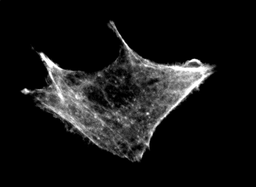
#> input picture Dados_image/FIBRO CITO T0 COL/FIBRO CITO COL1 63X 1.3 2D T00-1.png, 256 x 187 px, shrunk from 580 x 424 before the run; its folder holds only this picture in this run
$ jupyter execute metricas.ipynb
#> lines starting #> are read from the running program, lines starting #| are printed output that depends on the picture; after the words box and inside, x2 and y2 are one past the last pixel; in counts of white or black regions, pixels touching at a corner belong together
### tools.py
import cv2
import numpy as np
from skimage.filters import threshold_otsu
import pandas as pd
import networkx as nx

# [32 lines left out: functions calculate_entropy, max_entropy_threshold, not called in this run]

def th_otsu(image):
    """
    Apply Otsu's thresholding method to the image.

    Args:
    - image (numpy.ndarray): Input grayscale image.

    Returns:
    - numpy.ndarray: Binary image after Otsu's thresholding.
    """
    thresh_value = threshold_otsu(image)
    binary = image > thresh_value
    return (np.array(binary, dtype=int)) * 255

def gray(image):
    """
    Convert a BGR image to grayscale.

    Args:
    - image (numpy.ndarray): Input BGR image.

    Returns:
    - numpy.ndarray: Grayscale image.
    """
    return cv2.cvtColor(image, cv2.COLOR_BGR2GRAY)

# [6 lines left out: function viz, not called in this run]

def viz2 (N,L):
    '''
    Return the neighbors of the site N for a lattice with horizontal shape L.
    '''
    k=[N-L,N+L,N+1,N-1,N-L+1,N-L-1,N+L+1,N+L-1]
    return k

def nodEdg(Image):
    '''
    Return a dictionary with the lattice positions of the nodes, an data frame with source and target connection
    between the nodes and the nodes.
    '''
    L=Image.shape[1]
    edges=[]

    Npos=np.where(Image == 255)
    Nodes=Npos[0]*L+Npos[1]
    Spos=np.flip(Npos,axis=0)
    Spos[1]= Image.shape[1] - Spos[1]
    dic= dict(zip(Nodes, zip(*Spos)))

    for i in range (len(Nodes)):
        nb=viz2(Nodes[i],L)           #viz-primeiros vizinhos  viz2-primeiros e segundos vizinhos
        for j in range (len(nb)):
            if nb[j] in Nodes:
                if (nb[j],Nodes[i]) not in edges:
                    edges.append((Nodes[i],nb[j]))
    df=pd.DataFrame()
    df['source'] = np.array(edges)[:,0]
    df['target'] = np.array(edges)[:,1]

    return dic,df,Nodes

# [9 lines left out: function connected_component_subgraphs, not called in this run]

### metricas.ipynb
[cell 1]
import networkx as nx
from tools import *
import matplotlib.pyplot as plt
from skimage.morphology import skeletonize
import glob
from tqdm import tqdm
from skimage.filters import sato
plt.style.use('JHStyleBold.mplstyle')

[cell 2]
path_img_folder = ["./Dados_image/FIBRO CITO T0 COL/","./Dados_image/FIBRO CITO T10 COL/","./Dados_image/FIBRO CITO T20 COL/","./Dados_image/FIBRO CITO T30 COL/"]
count_folder = 0

# Inicialize listas para armazenar matrizes
all_count_nodes_imgs = []
all_average_degree = []
all_global_average_clustering = []
all_eccentricity = []

for folder_path in path_img_folder:
    # Configurações de diretórios
    folder_original = glob.glob(path_img_folder[count_folder] + "*")
    count = 0

    count_nodes_imgs = np.zeros(len(folder_original))
    average_degree = np.zeros(len(folder_original))
    global_average_clustering = np.zeros(len(folder_original))
    eccentricity = np.zeros(len(folder_original))

    for img_path  in tqdm(folder_original):
        img = gray(cv2.imread(img_path ))
        img_sato = sato(img, sigmas = [2])
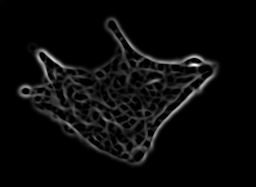
#> img_sato: shape (187, 256) float64; min 0, max 69.27, mean 2.9; drawn with min black and max white
        img_th = th_otsu(img_sato)
#> in th_otsu, `thresh_value = threshold_otsu(image)`: thresh_value = 9.61
#> in th_otsu, `binary = image > thresh_value`:
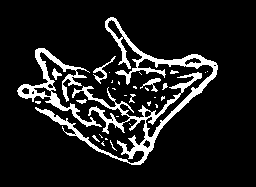
#> binary: shape (187, 256) bool; 11.6% white; 31 white regions (21 under 20 px), largest, box (x1, y1, x2, y2) and area: (35, 17, 218, 165) 3747, (17, 48, 102, 127) 1284, (93, 56, 116, 84) 124
        sk = skeletonize(img_th,  method= 'zhang').astype(int)*255
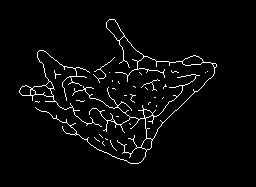
#> sk: shape (187, 256) int64; 3.3% white in thin lines or dots, all inside (x1, y1, x2, y2) = (19, 19, 217, 164)

        dic,edges,nodes=nodEdg(sk)
#> in nodEdg, `Npos=np.where(Image == 255)`: Npos = 1582 positions, rows 19 to 163, columns 19 to 216
#> in nodEdg, `Nodes=Npos[0]*L+Npos[1]`: Nodes = 1582 values from 4973 to 41866
#> in nodEdg, `dic= dict(zip(Nodes, zip(*Spos)))`: dic = 1582 items
#> the loop in nodEdg, `for i in range (len(Nodes)):` made 1582 passes
#> nb on passes 1 to 3: [4717, 5229, 4974, 4972, 4718, 4716, 5230, 5228], [4718, 5230, 4975, 4973, 4719, 4717, 5231, 5229], [4719, 5231, 4976, 4974, 4720, 4718, 5232, 5230]
#> after the loop in nodEdg, `for i in range (len(Nodes)):`: edges = 1689 pairs, first value 4973 to 41865, second value 4974 to 41866
#> dic = 1582 items; edges = table of 1689 rows and 2 columns; nodes = 1582 values from 4973 to 41866

        G=nx.from_pandas_edgelist(edges)
        #fig, ax = plt.subplots(figsize = (40, 30))
        pos = dic  # position layout
#> pos = 1582 items

        #metricas
        count_nodes_imgs[count] = len(nodes)
        average_degree[count] = len(edges)/len(nodes)
        global_average_clustering[count] = nx.average_clustering(G)

        # Obtendo o maior subgrafo conectado
        largest_cc = max(nx.connected_components(G), key=len)
#> largest_cc = 1033 items
        largest_subgraph = G.subgraph(largest_cc)

        eccentricity[count] = max(dict(nx.eccentricity(largest_subgraph)).values())

        #count faz percorrer por cada imgem
        count+=1

        # Adicione matrizes às listas após calcular todas as métricas para uma pasta
    all_count_nodes_imgs.append(count_nodes_imgs)
    all_average_degree.append(average_degree)
    all_global_average_clustering.append(global_average_clustering)
    all_eccentricity.append(eccentricity)
    count_folder +=1

[cell 3]
import pickle
# Agrupe todos os dados em um único dicionário para facilidade
data_to_save = {
    'all_count_nodes_imgs': all_count_nodes_imgs,
    'all_average_degree': all_average_degree,
    'all_global_average_clustering': all_global_average_clustering,
    'all_eccentricity': all_eccentricity
}
# Salve o dicionário em um arquivo usando pickle
with open('dados.pkl', 'wb') as f:
    pickle.dump(data_to_save, f)

[cell 4]
import pickle

with open('dados_sem_tubeness.pkl', 'rb') as f:
#> (reads dados_sem_tubeness.pkl from the repository)
    loaded_data = pickle.load(f)

# Agora, você pode acessar suas listas assim:
all_count_nodes_imgs = loaded_data['all_count_nodes_imgs']
all_average_degree = loaded_data['all_average_degree']
all_global_average_clustering = loaded_data['all_global_average_clustering']
all_eccentricity = loaded_data['all_eccentricity']
# E assim por diante para as outras variáveis

Quero calcular a quantidade de nodes da rede. Existe uma dispersão grande ? faz sentido procurar a dispersão ? no site tem outras metricas estatisticas q pode ajudar, ou nao

https://docs.python.org/pt-br/3/library/statistics.html#statistics.pstdev

[cell 5]
from statistics import stdev
def graphic_nodes(x, label):

    plt.plot(np.arange(len(x)), x, 'o', label = label)
    plt.legend()


graphic_nodes(all_count_nodes_imgs[0],label='T0')
graphic_nodes(all_count_nodes_imgs[1],label='T10')
graphic_nodes(all_count_nodes_imgs[2],label='T20')
graphic_nodes(all_count_nodes_imgs[3],label='T30')
plt.ylabel('Number of nodes')
plt.xlabel('Image')
#> figure, not shown here; curve peaks at x = 5, y = 18802; curve peaks at x = 10, y = 8977; curve peaks at x = 21, y = 7251

[cell 6]
T0_median = np.mean(all_count_nodes_imgs[0])
T10_median = np.mean(all_count_nodes_imgs[1])
T20_median = np.mean(all_count_nodes_imgs[2])
T30_median = np.mean(all_count_nodes_imgs[3])
T_median = np.array([T0_median,T10_median,T20_median,T30_median,])


# Calculating standard deviations for error bars
T0_std = np.std(all_count_nodes_imgs[0])
T10_std = np.std(all_count_nodes_imgs[1])
T20_std = np.std(all_count_nodes_imgs[2])
T30_std = np.std(all_count_nodes_imgs[3])

T_std = np.array([T0_std, T10_std, T20_std, T30_std])


# Plotting with error bars
plt.errorbar(np.arange(len(T_median)), T_median, yerr=T_std, fmt='o', capsize=5)
plt.xticks(np.arange(len(T_median)), [r'\bf{T0}', r'\bf{T10}', r'\bf{T20}', r'\bf{T30}'])
plt.ylabel(r'\bf{Mean number of nodes}')


# Legend (Although in this case, it might be redundant given the x-axis labels)
plt.legend([r'\bf{Median Values}'])

[cell 7]
T0_median = np.mean(all_count_nodes_imgs[0])
T10_median = np.mean(all_count_nodes_imgs[1])
T20_median = np.mean(all_count_nodes_imgs[2])
T30_median = np.mean(all_count_nodes_imgs[3])
T_median = np.array([T0_median,T10_median,T20_median,T30_median,])


# Plotting with error bars
labels = [r'\bf{T0}', r'\bf{T10}', r'\bf{T20}', r'\bf{T30}']
plt.boxplot(all_count_nodes_imgs, labels=labels ,showmeans= True)

plt.ylabel(r'\bf{Mean number of nodes}')

aqui estou calculando average degree of a node usando o link. Nesse caso para cada imagem de celula temos um ponto no grafico.

https://bookdown.org/omarlizardo/_main/2-7-average-degree.html

[cell 8]
graphic_nodes(all_average_degree[0],label='T0')
graphic_nodes(all_average_degree[1],label='T0')
graphic_nodes(all_average_degree[2],label='T0')
graphic_nodes(all_average_degree[3],label='T0')
plt.ylabel('Average degree')
plt.xlabel('Image')
#> figure, not shown here; curve peaks at x = 7, y = 1.43; curve peaks at x = 20, y = 1.36; curve peaks at x = 12, y = 1.37

[cell 9]
T0_median = np.mean(all_average_degree[0])
T10_median = np.mean(all_average_degree[1])
T20_median = np.mean(all_average_degree[2])
T30_median = np.mean(all_average_degree[3])
T_median = np.array([T0_median,T10_median,T20_median,T30_median,])


# Calculating standard deviations for error bars
T0_std = np.std(all_average_degree[0])
T10_std = np.std(all_average_degree[1])
T20_std = np.std(all_average_degree[2])
T30_std = np.std(all_average_degree[3])

T_std = np.array([T0_std, T10_std, T20_std, T30_std])


# Plotting with error bars
plt.errorbar(np.arange(len(T_median)), T_median, yerr=T_std, fmt='o', capsize=5)
plt.xticks(np.arange(len(T_median)), )
plt.ylabel(r'\bf{Mean average degree}')


# Legend (Although in this case, it might be redundant given the x-axis labels)
plt.legend([r'\bf{Mean Values}'])

[cell 10]
T0_median = np.mean(all_average_degree[0])
T10_median = np.mean(all_average_degree[1])
T20_median = np.mean(all_average_degree[2])
T30_median = np.mean(all_average_degree[3])
T_median = np.array([T0_median,T10_median,T20_median,T30_median,])

plt.boxplot(all_average_degree, labels = labels)
plt.ylabel(r'\bf{Mean average degree}')
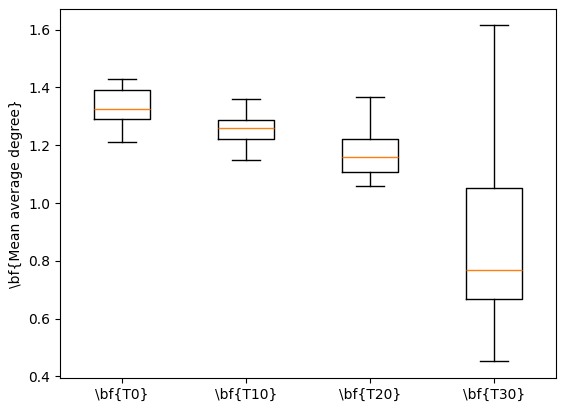
#> figure drawn by matplotlib, 1 panel

clustering coefficient of a node Ci is defined as $Ci = \frac{(2Ei)}{(k(k + 1))}$, where k is the number of neighbors of the node i and Ei is the number of existing links between its neighbors.

Obs: It is worth noting that this metric places more weight on the low degree nodes, while the transitivity ratio places more weight on the high degree nodes. (so achei legal!)

No wiki tem dois casos: local e global. Calculei o global pq acho q faz mais sentido para comparar os valores.

https://en.wikipedia.org/wiki/Clustering_coefficient

https://networkx.org/documentation/stable/reference/algorithms/generated/networkx.algorithms.cluster.average_clustering.html#networkx.algorithms.cluster.average_clustering

[cell 11]
graphic_nodes(all_global_average_clustering[0],label='T0')
graphic_nodes(all_global_average_clustering[1],label='T10')
graphic_nodes(all_global_average_clustering[2],label='T20')
graphic_nodes(all_global_average_clustering[3],label='T30')

plt.ylabel('Average clustering')
plt.xlabel('Image')
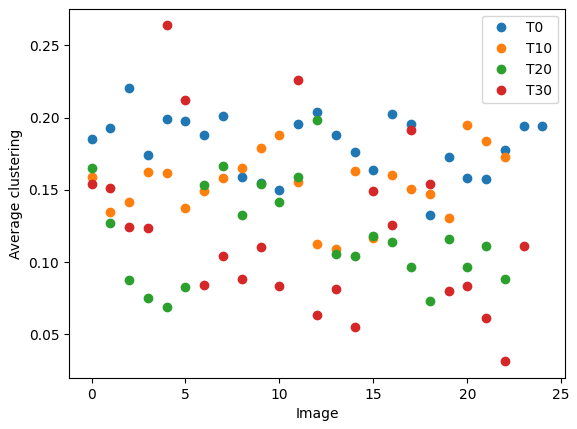
#> figure drawn by matplotlib, 1 panel; curve peaks at x = 2, y = 0.22; curve peaks at x = 20, y = 0.195; curve peaks at x = 12, y = 0.199

[cell 12]
T0_median = np.mean(all_global_average_clustering[0])
T10_median = np.mean(all_global_average_clustering[1])
T20_median = np.mean(all_global_average_clustering[2])
T30_median = np.mean(all_global_average_clustering[3])
T_median = np.array([T0_median,T10_median,T20_median,T30_median,])


# Calculating standard deviations for error bars
T0_std = np.std(all_global_average_clustering[0])
T10_std = np.std(all_global_average_clustering[1])
T20_std = np.std(all_global_average_clustering[2])
T30_std = np.std(all_global_average_clustering[3])

T_std = np.array([T0_std, T10_std, T20_std, T30_std])


# Plotting with error bars
plt.errorbar(np.arange(len(T_median)), T_median, yerr=T_std, fmt='o', capsize=5)
plt.xticks(np.arange(len(T_median)),[r'\bf{T0}', r'\bf{T10}', r'\bf{T20}', r'\bf{T30}'])
plt.ylabel(r'\bf{Mean global average clustering}')


# Legend (Although in this case, it might be redundant given the x-axis labels)
plt.legend([r'\bf{Mean Values'])
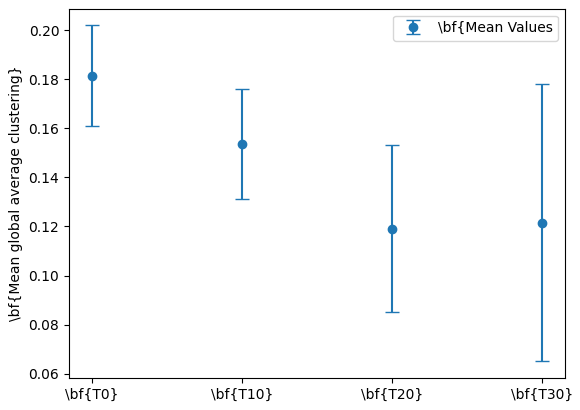
#> figure drawn by matplotlib, 1 panel

[cell 13]
T0_median = np.mean(all_global_average_clustering[0])
T10_median = np.mean(all_global_average_clustering[1])
T20_median = np.mean(all_global_average_clustering[2])
T30_median = np.mean(all_global_average_clustering[3])

# Plotting with error bars
labels = [r'\bf{T0}', r'\bf{T10}', r'\bf{T20}', r'\bf{T30}']
plt.boxplot(all_global_average_clustering, labels = labels )
plt.ylabel(r'\bf{Mean global average clustering}')


# Legend (Although in this case, it might be redundant given the x-axis labels)
plt.legend([r'\bf{Mean Values'])
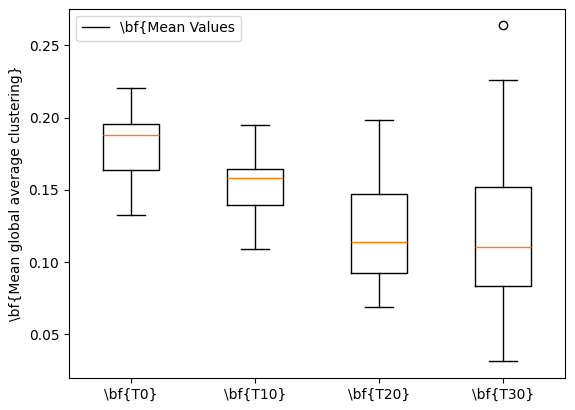
#> figure drawn by matplotlib, 1 panel

[cell 14]
graphic_nodes(all_eccentricity[0],label='T0')
graphic_nodes(all_eccentricity[1],label='T10')
graphic_nodes(all_eccentricity[2],label='T20')
graphic_nodes(all_eccentricity[3],label='T30')

plt.ylabel(r'\bf{Eccentricity}')
plt.xlabel('Image')
#plt.ylim([-2,np.max(global_average_clustering)+1])
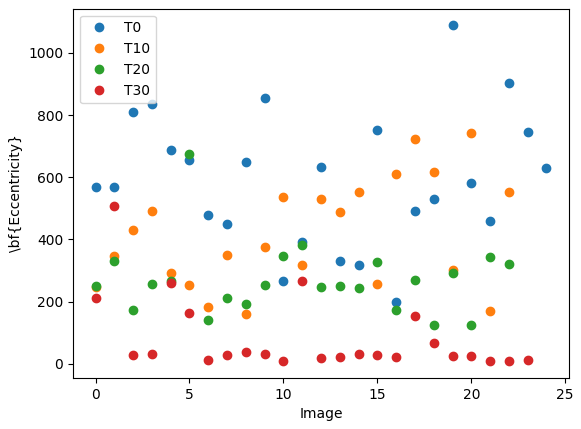
#> figure drawn by matplotlib, 1 panel; curve peaks at x = 19, y = 1088; curve peaks at x = 20, y = 742; curve peaks at x = 5, y = 675

[cell 15]
T0_median = np.mean(all_eccentricity[0])
T10_median = np.mean(all_eccentricity[1])
T20_median = np.mean(all_eccentricity[2])
T30_median = np.mean(all_eccentricity[3])
T_median = np.array([T0_median,T10_median,T20_median,T30_median,])


# Calculating standard deviations for error bars
T0_std = np.std(all_eccentricity[0])
T10_std = np.std(all_eccentricity[1])
T20_std = np.std(all_eccentricity[2])
T30_std = np.std(all_eccentricity[3])

T_std = np.array([T0_std, T10_std, T20_std, T30_std])


# Plotting with error bars
plt.errorbar(np.arange(len(T_median)), T_median, yerr=T_std, fmt='o', capsize=5)

plt.ylabel(r'\bf{Mean eccentricity}')


# Legend (Although in this case, it might be redundant given the x-axis labels)
plt.legend([r'\bf{Mean Values}'])
plt.xticks(np.arange(len(T_median)), [r'\bf{T0}', r'\bf{T10}', r'\bf{T20}', r'\bf{T30}'])
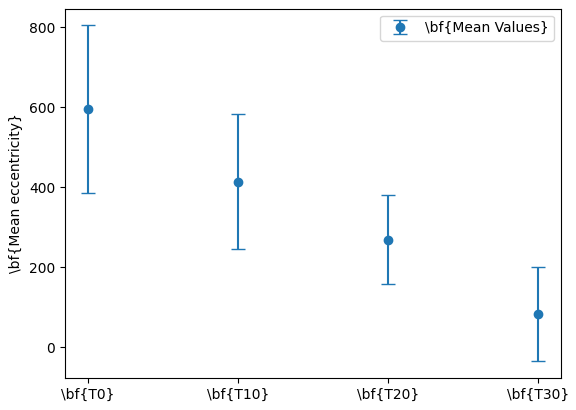
#> figure drawn by matplotlib, 1 panel

[cell 16]
T0_median = np.mean(all_eccentricity[0])
T10_median = np.mean(all_eccentricity[1])
T20_median = np.mean(all_eccentricity[2])
T30_median = np.mean(all_eccentricity[3])
T_median = np.array([T0_median,T10_median,T20_median,T30_median,])

labels = [r'\bf{T0}', r'\bf{T10}', r'\bf{T20}', r'\bf{T30}']
plt.boxplot(all_eccentricity, labels = labels )
plt.ylabel(r'\bf{Mean eccentricity}')
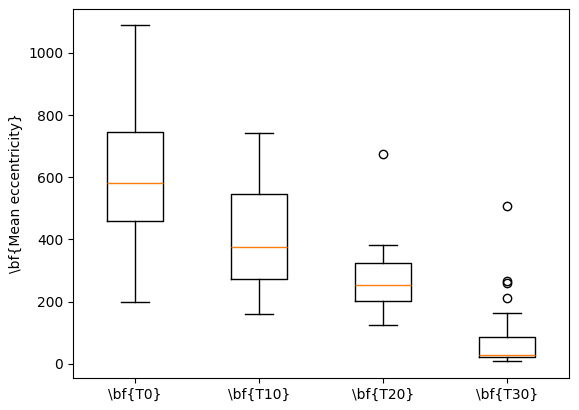
#> figure drawn by matplotlib, 1 panel
